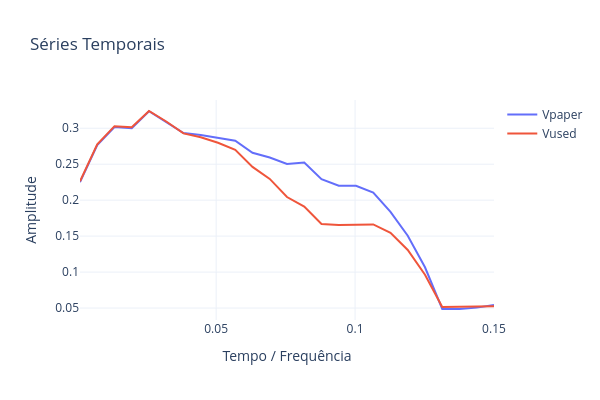
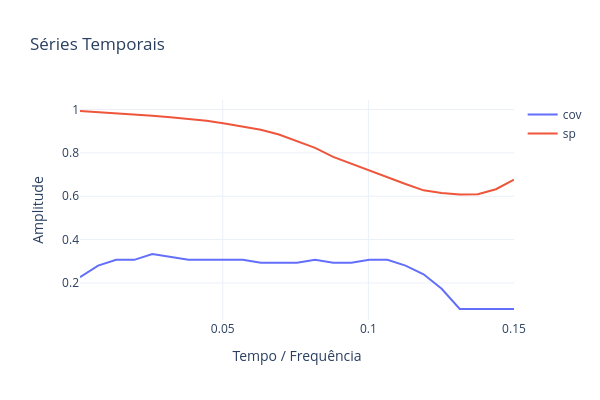

Notebook source saved alongside these figures, in order:
### Code cell
PlotSeriesPLY(xSeries=[Rhos,Rhos], ySeries=[Vpaper,Vused],names=['Vpaper','Vused'])
PlotSeriesPLY(xSeries=[Rhos,Rhos], ySeries=[cov,sp],names=['cov','sp'])
